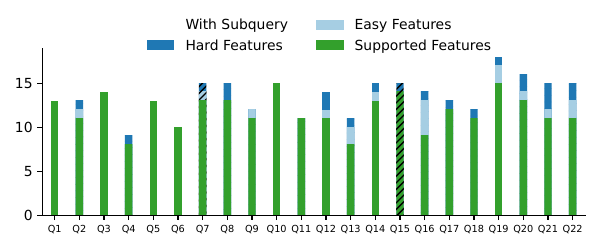

Generate this figure with Python:
#!/usr/bin/env python3

import os
import matplotlib
import matplotlib.pyplot as plt
import numpy as np

import statistics

# Use TrueType fonts instead of Type 3 fonts
# Type 3 fonts embed bitmaps and are not allowed in camera-ready submissions
# for many conferences. TrueType fonts look better and are accepted.
matplotlib.rcParams['pdf.fonttype'] = 42
matplotlib.rcParams['ps.fonttype'] = 42

matplotlib.rcParams['figure.figsize'] = 6, 2.5
matplotlib.rc('xtick', labelsize=7)

hardness = {
    'Select': "done",
    'Aggregate': "done",
    'UnboundTable': "done",
    'Le': "done",
    'Column': "done",
    'Lit': "done",
    'Mul': "done",
    'Sub': "done",
    'Add': "done",
    'sum': "done",
    'mean': "done",
    'count': "done",
    'SortKey': "done",
    'Limit': "done",
    'InnerJoin': "done",
    'Eq': "done",
    'strlike': "easy",
    'ArrayView': "hard",
    'min': "done",
    'selfJoin': "hard",
    'between': "done",
    'searchedCase': "hard",
    'Divide': "done",
    'Gt': "done",
    'simpleCase': "hard",
    'leftOuterJoin': "hard",
    'not': "easy",
    'Ge': "done",
    'Lt': "done",
    'max': "done",
    'count_distinct': "done",
    'SemiJoin': "hard",
    'ValueList': "easy",
    'substr': "easy",
    'antiJoin': "hard",
    'and': "done",
    'or': "easy",
    'neq': "easy",
    'Contains': "hard"
}


def parse_data(f: str):
    with open(f, "r") as f:
        counts = []
        curr_done_count = 0
        curr_easy_count = 0
        curr_hard_count = 0
        for line in f:
            l = line.strip()
            if l.isnumeric():
                counts.append(
                    [curr_done_count, curr_easy_count, curr_hard_count])
                curr_done_count = 0
                curr_easy_count = 0
                curr_hard_count = 0
            else:
                if hardness[l] == "done":
                    curr_done_count += 1
                elif hardness[l] == "easy":
                    curr_easy_count += 1
                elif hardness[l] == "hard":
                    curr_hard_count += 1
                else:
                    print("WTF" + l)
                    exit()
        counts.append([curr_done_count, curr_easy_count, curr_hard_count])
        return counts[1:]


has_subquery = [
    False, True, False, True, False, False, True, True, True, False, True,
    False, True, False, True, True, True, True, False, True, True, True
]

done, easy, hard = zip(*parse_data("../data/ibis_nodes.csv"))

# Color palette
light_gray = "#cacaca"
dark_gray = "#827b7b"
light_blue = "#a6cee3"
dark_blue = "#1f78b4"
light_green = "#b2df8a"
dark_green = "#33a02c"
light_red = "#fb9a99"
dark_red = "#e31a1c"

labels = [f"Q{c}" for c in range(1, 23)]
width = 0.3
x = np.arange(len(labels))

fig, ax = plt.subplots()


def plot_set(y, description, color):
    ax.bar(x, [sum(x) if has_subquery[i] else 0 for i, x in enumerate(y)],
           width,
           color=color,
           hatch='/////')
    ax.bar(x, [sum(x) if not has_subquery[i] else 0 for i, x in enumerate(y)],
           width,
           color=color,
           label=description)


ax.bar(x, [0 for i in range(22)],
       color='w',
       hatch='/////',
       label='With Subquery')

plot_set(list(zip(done, easy, hard)), 'Hard Features', dark_blue)
plot_set(list(zip(done, easy)), 'Easy Features', light_blue)
plot_set(list(zip(done)), 'Supported Features', dark_green)

plt.xlim([-0.5, 21.5])
ax.set_yticks([0, 5, 10, 15])
ax.set_xticks(x)
ax.set_xticklabels(labels)
# Y-Axis Label
#
# Use a horizontal label for improved readability.
#ax.set_ylabel('Amount of input columns',
#              rotation='horizontal',
#              position=(1, 1.05),
#              horizontalalignment='left',
#              verticalalignment='bottom')

# Add some text for labels, title and custom x-axis tick labels, etc.

# Hide the right and top spines
#
# This reduces the number of lines in the plot. Lines typically catch
# a readers attention and distract the reader from the actual content.
# By removing unnecessary spines, we help the reader to focus on
# the figures in the graph.
ax.spines['right'].set_visible(False)
ax.spines['top'].set_visible(False)


def autolabel(rects):
    """Attach a text label above each bar in *rects*, displaying its height."""
    for rect in rects:
        height = rect.get_height()
        ax.annotate(
            '{}'.format(height),
            xy=(rect.get_x() + rect.get_width() / 2, height),
            xytext=(0, 1),  # 1 points vertical offset
            textcoords="offset points",
            fontsize="smaller",
            ha='center',
            va='bottom')


#ax.set_xlabel('Query of the TPC-H benchmark')

ax.legend(ncol=2,
          frameon=False,
          loc='lower right',
          bbox_to_anchor=(0, 0.9, 0.85, 0))

fig.tight_layout()

filename = os.path.basename(__file__).replace(".py", ".pdf")
fig.savefig(filename)
